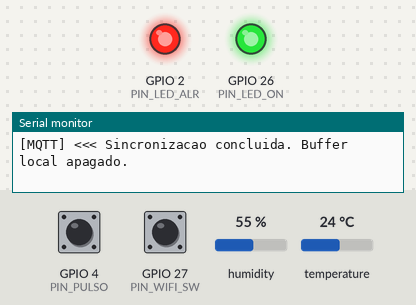
Simulated run of this sketch. Board: ESP32. Shown: output pins drawn as LEDs (lit = HIGH), the last lines printed to the serial monitor. Inputs (shaded band) come from the test bench; at power-on: GPIO 27 (PIN_WIFI_SW) HIGH, GPIO 4 (PIN_PULSO) HIGH, humidity 55 %, temperature 24 °C. WiFi joins after 1.5 s; servers stay silent unless stated; random numbers use the default seed unless the sketch sets one; no MQTT or app messages arrive unless stated.

Above: at 6.4 s.
6.5 s: GPIO 27 (PIN_WIFI_SW) pulled LOW for 0.15 s
At 7.2 s:
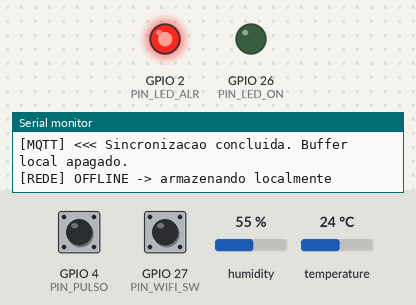
11.6 s: GPIO 27 (PIN_WIFI_SW) pulled LOW for 1 s
At 16.1 s:
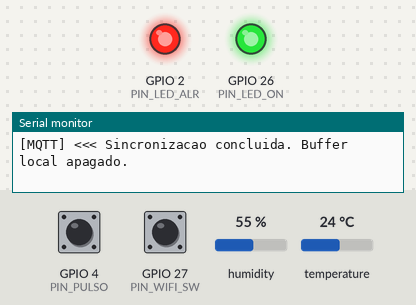
21.5 s: GPIO 27 (PIN_WIFI_SW) pulsed LOW 2 times (0.12 s each, 0.3 s apart)
At 22.4 s:
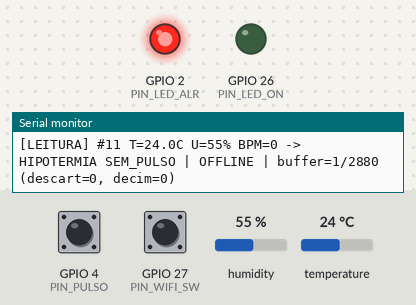
Timing chart, 0 to 28.2 s (numbered marks = the images above; inputs shaded):
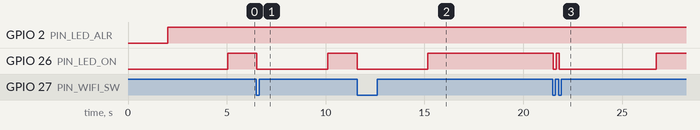

Measured:
- after the input at 6.5 s, GPIO 26 (PIN_LED_ON): HIGH → LOW at once, → HIGH 3.6 s later
- after the input at 11.6 s, GPIO 26 (PIN_LED_ON): HIGH → LOW at once, → HIGH 3.6 s later
- after the input at 21.5 s, GPIO 26 (PIN_LED_ON): HIGH → LOW at once, → HIGH 0.17 s later, → LOW 0.13 s later, → HIGH 4.9 s later

The sketch:

sketch.ino
```cpp
/*
 * ============================================================================
 *  CardioIA - Fase 3 | PARTE 2 - Transmissão para nuvem via MQTT (FOG/CLOUD)
 * ============================================================================
 *  Wearable cardíaco simulado no ESP32 (Wokwi).
 *
 *  Sensores (2 sensores distintos):
 *    1) DHT22 ............ temperatura corporal (°C) + umidade relativa (%)
 *    2) Botão de pulso ... cada clique = 1 batimento -> cálculo de BPM
 *
 *  Atuadores / interface:
 *    - Chave deslizante (slide switch) .. simula queda de rede
 *                                         (OFF derruba a sessão MQTT)
 *    - LED verde ......................... indica "online"
 *    - LED vermelho ...................... indica alerta clínico
 *
 *  Lógica de Edge Computing:
 *    - Lê os sensores a cada INTERVALO_AMOSTRA_MS.
 *    - Classifica localmente cada amostra (normal / alerta), sem depender
 *      da nuvem -> o LED de alerta acende mesmo offline.
 *    - Armazena TODAS as amostras num buffer local (fila circular em RAM).
 *    - Quando a rede volta, publica o backlog no broker MQTT
 *      (broker.hivemq.com) em ordem cronológica e apaga o armazenamento local.
 *    - Armazenamento LIMITADO: política de retenção com priorização de
 *      alertas e descarte controlado (ver relatório da Parte 1).
 * ============================================================================
 */

#include <Arduino.h>
#include <WiFi.h>              // conexão Wi-Fi do ESP32
#include <PubSubClient.h>      // cliente MQTT (biblioteca "PubSubClient")
#include "DHTesp.h"            // biblioteca "DHT sensor library for ESPx"

// ------------------------- Rede e MQTT --------------------------------------
// Wi-Fi aberto do simulador Wokwi (dá acesso à internet de verdade).
const char* WIFI_SSID   = "Wokwi-GUEST";
const char* WIFI_SENHA  = "";
// Broker público da HiveMQ: sem login e sem TLS -> só para dados simulados.
// Em produção: HiveMQ Cloud na porta 8883 (TLS) com usuário/senha por device.
const char* MQTT_BROKER = "broker.hivemq.com";
const uint16_t MQTT_PORTA = 1883;
// Tópico no formato organização/projeto/fase/grupo/recurso. O sufixo "g7k3"
// evita colisão com outros grupos que usem o mesmo broker público.
const char* MQTT_TOPICO = "fiap/cardioia/fase3/g7k3/sinais";
const unsigned long INTERVALO_RECONEXAO_MS = 5000;  // espera entre tentativas

// ---------------------------- Pinagem --------------------------------------
const int PIN_DHT     = 15;   // DATA do DHT22
const int PIN_PULSO   = 4;    // botão (batimento) -> GND, INPUT_PULLUP
const int PIN_WIFI_SW = 27;   // slide switch: HIGH = rede disponível
const int PIN_LED_ON  = 26;   // LED verde (online)
const int PIN_LED_ALR = 2;    // LED vermelho (alerta)

// ------------------------ Parâmetros clínicos -------------------------------
// Limites definidos pelo grupo (adulto em repouso).
const float TEMP_FEBRE      = 38.0;   // °C  -> febre
const float TEMP_HIPOTERMIA = 35.0;   // °C  -> hipotermia
const int   BPM_TAQUI       = 120;    // bpm -> taquicardia
const int   BPM_BRADI       = 50;     // bpm -> bradicardia (só se houver pulso)

// ---------------------- Parâmetros de amostragem ----------------------------
const unsigned long INTERVALO_AMOSTRA_MS = 2000;  // 1 amostra a cada 2 s (demo)
                                                  // produção: 5 s
const unsigned long JANELA_BPM_MS        = 15000; // janela p/ cálculo de BPM
const unsigned long DEBOUNCE_MS          = 250;   // máx. 240 bpm

// ---------------------- Estratégia de armazenamento -------------------------
// Modelo de negócio: paciente cardiológico em monitoramento domiciliar.
// Em produção (1 amostra / 5 s) o requisito é aguentar 4 h sem rede:
//   4 h * 3600 s / 5 s = 2.880 amostras.
// Cada amostra ocupa 16 bytes -> 2.880 * 16 B ≈ 46 kB de RAM (o ESP32 tem
// ~320 kB).
const uint32_t MAX_AMOSTRAS = 2880;
// Acima deste nível de ocupação, amostras NORMAIS são decimadas (guarda 1 de
// cada 2), mas amostras de ALERTA são sempre guardadas.
const float LIMIAR_DECIMACAO = 0.80;
const uint16_t TAM_LOTE_SYNC = 20;   // amostras enviadas por ciclo de loop()

// ------------------------- Estrutura da amostra -----------------------------
struct Amostra {
  uint32_t seq;        // nº sequencial (detecta perdas na nuvem)
  uint32_t t_ms;       // instante da coleta (millis)
  int16_t  temp_x10;   // temperatura * 10 (ex.: 368 = 36,8 °C)
  uint8_t  umid;       // umidade %
  uint8_t  bpm;        // batimentos por minuto
  uint8_t  alerta;     // bitmask de alertas (ver ALR_*)
  uint8_t  _pad[3];
};

enum : uint8_t {
  ALR_FEBRE = 0x01, ALR_HIPOTERMIA = 0x02,
  ALR_TAQUI = 0x04, ALR_BRADI = 0x08, ALR_SEM_PULSO = 0x10, ALR_SENSOR = 0x20
};

// --------------------------- Estado global ----------------------------------
DHTesp dht;
WiFiClient wifiClient;          // socket TCP usado pelo cliente MQTT
PubSubClient mqtt(wifiClient);  // sessão MQTT com o broker

Amostra fila[MAX_AMOSTRAS];   // fila circular (buffer offline em RAM)
uint32_t cabeca = 0;          // próxima posição de escrita
uint32_t cauda  = 0;          // próxima amostra a enviar
uint32_t qtdArmazenada = 0;   // amostras pendentes de envio
uint32_t seqGlobal = 0;
uint32_t descartadas = 0;     // amostras perdidas por buffer cheio
uint32_t decimadas = 0;       // amostras normais puladas por decimação

bool wifiConectado = false;   // <- VARIÁVEL BOOLEANA exigida no enunciado
bool wifiAnterior  = false;
unsigned long ultimaAmostra = 0;
// Estado da reconexão MQTT. São "volatile" porque também são alterados pela
// tarefa de conexão, que roda em paralelo com o loop() (ver tarefaConexaoMqtt).
volatile unsigned long ultimaTentativaMqtt = 0;
char mqttId[24];                       // client ID aleatório da sessão atual
volatile bool conectandoMqtt = false;  // true enquanto a tarefa tenta conectar

// Batimentos registrados pela interrupção do botão
volatile unsigned long batidas[32];
volatile uint8_t idxBatida = 0;
volatile unsigned long ultimaBatida = 0;

// ============================================================================
//  ISR do botão de pulso: registra o instante de cada batimento
// ============================================================================
void IRAM_ATTR isrPulso() {
  unsigned long agora = millis();
  if (agora - ultimaBatida < DEBOUNCE_MS) return;  // debounce
  ultimaBatida = agora;
  batidas[idxBatida] = agora;
  idxBatida = (idxBatida + 1) % 32;
}

// ============================================================================
//  Calcula BPM com base nos batimentos dentro da janela de 15 s
//  BPM = 60.000 * (n-1) / (t_ultimo - t_primeiro)
// ============================================================================
int calcularBPM() {
  unsigned long agora = millis();
  unsigned long primeiro = 0, ultimo = 0;
  int n = 0;
  noInterrupts();
  for (int i = 0; i < 32; i++) {
    unsigned long t = batidas[i];
    if (t != 0 && agora - t <= JANELA_BPM_MS) {
      if (n == 0 || t < primeiro) primeiro = t;
      if (n == 0 || t > ultimo)   ultimo = t;
      n++;
    }
  }
  interrupts();
  if (n < 2 || ultimo == primeiro) return 0;          // sem pulso detectado
  if (agora - ultimo > 5000) return 0;                // parou de bater há 5 s
  long bpm = 60000L * (n - 1) / (long)(ultimo - primeiro);
  return constrain(bpm, 0, 250);
}

// ============================================================================
//  Classificação local (Edge) -> bitmask de alertas
// ============================================================================
uint8_t avaliarRisco(float temp, int bpm, bool sensorOk) {
  uint8_t a = 0;
  if (!sensorOk)               a |= ALR_SENSOR;
  else {
    if (temp >= TEMP_FEBRE)      a |= ALR_FEBRE;
    if (temp <  TEMP_HIPOTERMIA) a |= ALR_HIPOTERMIA;
  }
  if (bpm == 0)                a |= ALR_SEM_PULSO;
  else if (bpm > BPM_TAQUI)    a |= ALR_TAQUI;
  else if (bpm < BPM_BRADI)    a |= ALR_BRADI;
  return a;
}

String descreverAlerta(uint8_t a) {
  if (a == 0) return "NORMAL";
  String s;
  if (a & ALR_FEBRE)      s += "FEBRE ";
  if (a & ALR_HIPOTERMIA) s += "HIPOTERMIA ";
  if (a & ALR_TAQUI)      s += "TAQUICARDIA ";
  if (a & ALR_BRADI)      s += "BRADICARDIA ";
  if (a & ALR_SEM_PULSO)  s += "SEM_PULSO ";
  if (a & ALR_SENSOR)     s += "FALHA_SENSOR ";
  s.trim();
  return s;
}

// Payload JSON publicado no tópico MQTT (~100 bytes), por exemplo:
//   {"seq":41,"t_ms":82187,"envio_ms":99341,"temp":36.8,"umid":55,"bpm":79,"alerta":0}
// envio_ms - t_ms = quanto tempo a amostra ficou no buffer offline. O Node-RED
// usa essa diferença para desenhar o ponto no horário em que foi medido.
String amostraParaJSON(const Amostra& s) {
  char buf[160];
  snprintf(buf, sizeof(buf),
           "{\"seq\":%lu,\"t_ms\":%lu,\"envio_ms\":%lu,\"temp\":%.1f,"
           "\"umid\":%u,\"bpm\":%u,\"alerta\":%u}",
           (unsigned long)s.seq, (unsigned long)s.t_ms, (unsigned long)millis(),
           s.temp_x10 / 10.0, s.umid, s.bpm, s.alerta);
  return String(buf);
}

// ============================================================================
//  ARMAZENAMENTO LOCAL (fila circular em RAM)
// ============================================================================
// Remove a amostra mais antiga, preferindo descartar uma amostra NORMAL
// (as primeiras 50 posições da cauda são varridas em busca de uma normal).
void liberarEspaco() {
  // caso simples: descarta a mais antiga
  for (uint32_t k = 0; k < 50 && k < qtdArmazenada; k++) {
    uint32_t pos = (cauda + k) % MAX_AMOSTRAS;
    if (fila[pos].alerta == 0) {
      // "puxa" as k amostras anteriores uma posição para frente
      for (uint32_t j = k; j > 0; j--) {
        fila[(cauda + j) % MAX_AMOSTRAS] = fila[(cauda + j - 1) % MAX_AMOSTRAS];
      }
      break;
    }
  }
  cauda = (cauda + 1) % MAX_AMOSTRAS;
  qtdArmazenada--;
  descartadas++;
}

void armazenarLocal(const Amostra& s) {
  // Política de decimação quando o buffer está acima de 80%
  float ocupacao = (float)qtdArmazenada / MAX_AMOSTRAS;
  if (ocupacao >= LIMIAR_DECIMACAO && s.alerta == 0 && (s.seq % 2 == 1)) {
    decimadas++;
    return;
  }
  if (qtdArmazenada >= MAX_AMOSTRAS) liberarEspaco();  // buffer cheio
  fila[cabeca] = s;
  cabeca = (cabeca + 1) % MAX_AMOSTRAS;
  qtdArmazenada++;
}

// ============================================================================
//  SINCRONIZAÇÃO com a nuvem (publish MQTT) e limpeza do armazenamento
// ============================================================================
void sincronizarComNuvem() {
  if (qtdArmazenada == 0) return;

  // Em RAM: envia em lotes, para não travar a coleta (o loop continua lendo
  // sensores entre um lote e outro). Cada amostra só sai da fila depois de
  // "enviada" -> se a rede cair no meio, nada se perde.
  static bool emSync = false;
  if (!emSync) {
    Serial.printf("[MQTT] >>> Sincronizando backlog de %lu amostras\n",
                  (unsigned long)qtdArmazenada);
    emSync = true;
  }
  uint16_t enviados = 0;
  while (qtdArmazenada > 0 && enviados < TAM_LOTE_SYNC && wifiConectado) {
    String json = amostraParaJSON(fila[cauda]);
    // QoS 0 (PubSubClient): se o publish falhar, a amostra fica na fila e
    // será reenviada no próximo ciclo -> a garantia de entrega é do firmware.
    if (!mqtt.publish(MQTT_TOPICO, json.c_str())) break;
    Serial.println("[MQTT] " + json);
    cauda = (cauda + 1) % MAX_AMOSTRAS;   // "apaga" a amostra enviada
    qtdArmazenada--;
    enviados++;
  }
  if (qtdArmazenada == 0) {
    cabeca = cauda = 0;                   // buffer local zerado
    Serial.println(F("[MQTT] <<< Sincronizacao concluida. Buffer local apagado."));
    emSync = false;
  }
}

// ============================================================================
//  Conexão MQTT em tarefa separada (FreeRTOS)
//  mqtt.connect() é bloqueante: com o broker fora do ar, cada tentativa pode
//  travar ~10 s. Rodando aqui, fora do loop(), a coleta de sinais continua
//  normalmente enquanto a conexão é negociada. Enquanto conectandoMqtt == true
//  o loop() não toca no objeto mqtt, então as duas tarefas não disputam o
//  mesmo cliente.
// ============================================================================
void tarefaConexaoMqtt(void*) {
  Serial.printf("[MQTT] Conectando em %s como %s...\n", MQTT_BROKER, mqttId);
  if (!mqtt.connect(mqttId))
    Serial.printf("[MQTT] Falha (rc=%d). Nova tentativa em 5 s\n", mqtt.state());
  ultimaTentativaMqtt = millis();   // conta os 5 s a partir do fim da tentativa
  conectandoMqtt = false;           // devolve o cliente MQTT para o loop()
  vTaskDelete(NULL);                // a tarefa termina após cada tentativa
}

// ============================================================================
void setup() {
  Serial.begin(115200);
  delay(200);
  Serial.println(F("\n=== CardioIA | Wearable MQTT v2.0 ==="));

  pinMode(PIN_PULSO, INPUT_PULLUP);
  pinMode(PIN_WIFI_SW, INPUT_PULLUP);
  pinMode(PIN_LED_ON, OUTPUT);
  pinMode(PIN_LED_ALR, OUTPUT);
  attachInterrupt(digitalPinToInterrupt(PIN_PULSO), isrPulso, FALLING);

  dht.setup(PIN_DHT, DHTesp::DHT22);

  // Wi-Fi não bloqueante: o ESP32 conecta (e reconecta) sozinho em segundo
  // plano, enquanto a coleta já começa. Canal 6 acelera a conexão no Wokwi.
  WiFi.begin(WIFI_SSID, WIFI_SENHA, 6);
  mqtt.setServer(MQTT_BROKER, MQTT_PORTA);

  Serial.printf("Capacidade do buffer offline: %lu amostras\n",
                (unsigned long)MAX_AMOSTRAS);
  Serial.printf("Broker: %s:%u | Topico: %s\n", MQTT_BROKER, MQTT_PORTA, MQTT_TOPICO);
  Serial.println(F("Clique no botao verde no ritmo do coracao para gerar BPM."));
}

// ============================================================================
void loop() {
  unsigned long agora = millis();

  // 1) Estado da conectividade (chave deslizante + Wi-Fi + sessão MQTT)
  bool redeLiberada = (digitalRead(PIN_WIFI_SW) == HIGH);  // chave = "rede"
  if (!conectandoMqtt) {
    // Chave em OFF simula queda de rede: encerra a sessão MQTT.
    if (!redeLiberada && mqtt.connected()) mqtt.disconnect();
    // Rede disponível e sem sessão: dispara uma tentativa de conexão em
    // segundo plano (no máximo uma a cada INTERVALO_RECONEXAO_MS).
    if (redeLiberada && WiFi.status() == WL_CONNECTED && !mqtt.connected() &&
        agora - ultimaTentativaMqtt >= INTERVALO_RECONEXAO_MS) {
      // client ID aleatório: no broker público, dois clientes com o mesmo ID
      // derrubariam um ao outro.
      snprintf(mqttId, sizeof(mqttId), "cardioia-%08lx", (unsigned long)esp_random());
      conectandoMqtt = true;
      xTaskCreate(tarefaConexaoMqtt, "mqtt", 6144, NULL, 1, NULL);
    } else {
      mqtt.loop();   // mantém a sessão viva (keep-alive) e processa a rede
    }
  }

  // "Online" = chave ligada + sessão MQTT ativa (e nenhuma conexão em curso).
  wifiConectado = !conectandoMqtt && redeLiberada && mqtt.connected();
  digitalWrite(PIN_LED_ON, wifiConectado);
  if (wifiConectado != wifiAnterior) {
    Serial.println(wifiConectado ? F("[REDE] ONLINE -> MQTT conectado")
                                 : F("[REDE] OFFLINE -> armazenando localmente"));
    wifiAnterior = wifiConectado;
  }

  // 2) Coleta periódica (acontece SEMPRE, online ou offline)
  if (agora - ultimaAmostra >= INTERVALO_AMOSTRA_MS) {
    ultimaAmostra = agora;

    TempAndHumidity th = dht.getTempAndHumidity();
    bool sensorOk = (dht.getStatus() == DHTesp::ERROR_NONE) && !isnan(th.temperature);
    int bpm = calcularBPM();

    Amostra s;
    s.seq      = ++seqGlobal;
    s.t_ms     = agora;
    s.temp_x10 = sensorOk ? (int16_t)lroundf(th.temperature * 10) : 0;
    s.umid     = sensorOk ? (uint8_t)constrain(lroundf(th.humidity), 0, 100) : 0;
    s.bpm      = (uint8_t)bpm;
    s.alerta   = avaliarRisco(th.temperature, bpm, sensorOk);

    // 3) Decisão local (Edge): alerta imediato no próprio dispositivo
    digitalWrite(PIN_LED_ALR, s.alerta != 0);

    // 4) Persistência local: toda amostra entra no buffer primeiro
    armazenarLocal(s);

    Serial.printf("[LEITURA] #%lu T=%.1fC U=%u%% BPM=%u -> %s | %s | buffer=%lu/%lu"
                  " (descart=%lu, decim=%lu)\n",
                  (unsigned long)s.seq, s.temp_x10 / 10.0, s.umid, s.bpm,
                  descreverAlerta(s.alerta).c_str(),
                  wifiConectado ? "ONLINE" : "OFFLINE",
                  (unsigned long)qtdArmazenada, (unsigned long)MAX_AMOSTRAS,
                  (unsigned long)descartadas, (unsigned long)decimadas);
  }

  // 5) Se online, publica o buffer no broker MQTT e apaga o armazenamento local
  if (wifiConectado) sincronizarComNuvem();

  delay(10);
}
```
